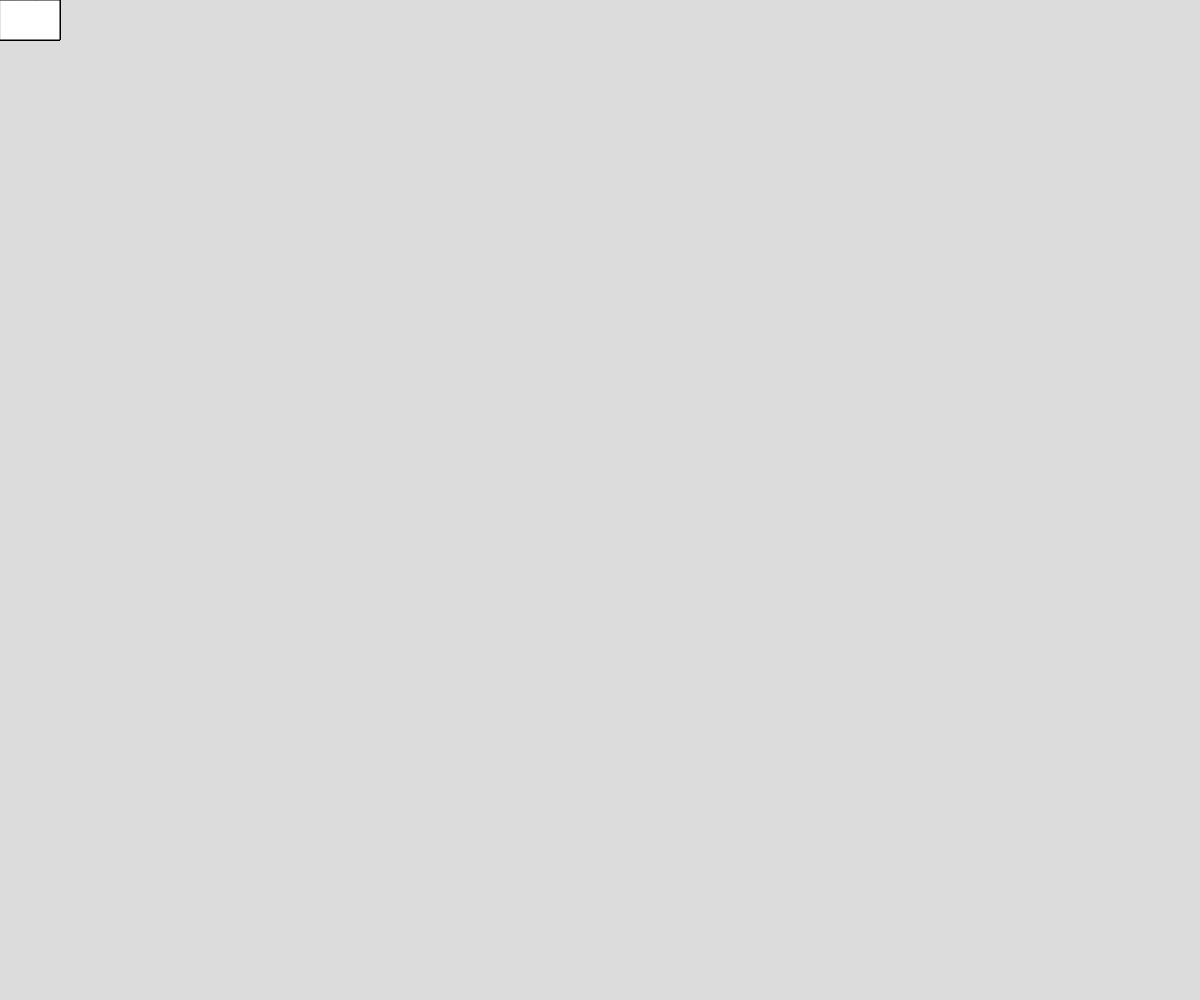
Frame 1 (no input)
Frame 60 (no input): identical to frame 1, image omitted
Frame 120 (the mouse pressed at the canvas centre since frame 60): identical to frame 1, image omitted

The p5.js sketch that drew this single still picture (run headless with seeded random() and noise() and a simulated clock; from frame 60 on, the mouse is pressed at the canvas centre):

// p5.js sketch
// ── sketch.js
// The 60 Minute Price Change challenge
// Ayeman Islam
// March 23/26
//

// GLOBAL VARIABLES
let items = [];
let provinces = new Map();
let currentProv = "SK";


function setup() {
  createCanvas(windowWidth, windowHeight);

  for (let i = 1; i <= 20; i++) {
    items.push(
      {
        x: Math.floor(Math.random(0, width - 60)),
        y: Math.floor(Math.random(0, height - 40)),
        speedY: Math.floor(Math.random(1, 13)),
        basePrice: Math.floor(Math.random(10, 100)),
        name: ("Item " + i)
      }
    )
  }

  provinces.set("SK", { tax: 1.11 });
  provinces.set("AB", { tax: 1.05 });
  provinces.set("ON", { tax: 1.13 });


}

function draw() {
  background(220);
  let rules = provinces.get(currentProv);
  for (let i in items) {
    items[i].y += items[i].speedY;
    if (items[i].y > height) items[i].y = 0;
    rect(items[i].x, items[i].y, 60, 40);
    text(items[i].name, items[i].x, items[i].y);
    items[i].basePrice * rules.tax;
  }
}
